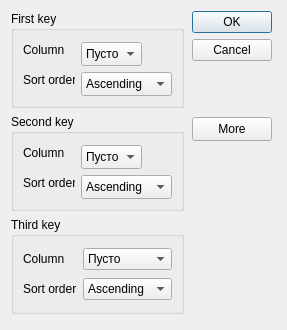
<?xml version="1.0" encoding="UTF-8"?>
<ui version="4.0">
 <class>Sort</class>
 <widget class="QDialog" name="Sort">
  <property name="geometry">
   <rect>
    <x>0</x>
    <y>0</y>
    <width>287</width>
    <height>330</height>
   </rect>
  </property>
  <property name="windowTitle">
   <string>Sort</string>
  </property>
  <widget class="QDialogButtonBox" name="buttonBox">
   <property name="geometry">
    <rect>
     <x>192</x>
     <y>11</y>
     <width>80</width>
     <height>54</height>
    </rect>
   </property>
   <property name="orientation">
    <enum>Qt::Vertical</enum>
   </property>
   <property name="standardButtons">
    <set>QDialogButtonBox::Cancel|QDialogButtonBox::Ok</set>
   </property>
  </widget>
  <widget class="QPushButton" name="moreButton">
   <property name="geometry">
    <rect>
     <x>192</x>
     <y>117</y>
     <width>80</width>
     <height>24</height>
    </rect>
   </property>
   <property name="text">
    <string>More</string>
   </property>
   <property name="checkable">
    <bool>true</bool>
   </property>
  </widget>
  <widget class="QGroupBox" name="secondGroupBox">
   <property name="enabled">
    <bool>true</bool>
   </property>
   <property name="geometry">
    <rect>
     <x>11</x>
     <y>114</y>
     <width>173</width>
     <height>97</height>
    </rect>
   </property>
   <property name="title">
    <string>Second key</string>
   </property>
   <widget class="QLabel" name="label_3">
    <property name="geometry">
     <rect>
      <x>12</x>
      <y>31</y>
      <width>43</width>
      <height>16</height>
     </rect>
    </property>
    <property name="text">
     <string>Column</string>
    </property>
   </widget>
   <widget class="QComboBox" name="secondColumnBox">
    <property name="geometry">
     <rect>
      <x>70</x>
      <y>31</y>
      <width>61</width>
      <height>24</height>
     </rect>
    </property>
    <item>
     <property name="text">
      <string>Пусто</string>
     </property>
    </item>
   </widget>
   <widget class="QLabel" name="label_4">
    <property name="geometry">
     <rect>
      <x>12</x>
      <y>61</y>
      <width>52</width>
      <height>16</height>
     </rect>
    </property>
    <property name="text">
     <string>Sort order</string>
    </property>
   </widget>
   <widget class="QComboBox" name="secondOrderBox">
    <property name="geometry">
     <rect>
      <x>70</x>
      <y>61</y>
      <width>91</width>
      <height>24</height>
     </rect>
    </property>
    <item>
     <property name="text">
      <string>Ascending</string>
     </property>
    </item>
    <item>
     <property name="text">
      <string>Descending</string>
     </property>
    </item>
   </widget>
  </widget>
  <widget class="QGroupBox" name="thirdGroupBox">
   <property name="geometry">
    <rect>
     <x>11</x>
     <y>217</y>
     <width>173</width>
     <height>97</height>
    </rect>
   </property>
   <property name="title">
    <string>Third key</string>
   </property>
   <layout class="QGridLayout" name="gridLayout_3">
    <item row="0" column="0">
     <widget class="QLabel" name="label_5">
      <property name="text">
       <string>Column</string>
      </property>
     </widget>
    </item>
    <item row="0" column="1">
     <widget class="QComboBox" name="thirdColumnBox">
      <item>
       <property name="text">
        <string>Пусто</string>
       </property>
      </item>
     </widget>
    </item>
    <item row="1" column="0">
     <widget class="QLabel" name="label_6">
      <property name="text">
       <string>Sort order</string>
      </property>
     </widget>
    </item>
    <item row="1" column="1">
     <widget class="QComboBox" name="thirdOrderBox">
      <item>
       <property name="text">
        <string>Ascending</string>
       </property>
      </item>
      <item>
       <property name="text">
        <string>Descending</string>
       </property>
      </item>
     </widget>
    </item>
   </layout>
  </widget>
  <widget class="QGroupBox" name="firstGroupBox">
   <property name="geometry">
    <rect>
     <x>11</x>
     <y>11</y>
     <width>173</width>
     <height>97</height>
    </rect>
   </property>
   <property name="title">
    <string>First key</string>
   </property>
   <widget class="QComboBox" name="firstOrderBox">
    <property name="geometry">
     <rect>
      <x>70</x>
      <y>61</y>
      <width>91</width>
      <height>24</height>
     </rect>
    </property>
    <item>
     <property name="text">
      <string>Ascending</string>
     </property>
    </item>
    <item>
     <property name="text">
      <string>Descending</string>
     </property>
    </item>
   </widget>
   <widget class="QLabel" name="label_2">
    <property name="geometry">
     <rect>
      <x>12</x>
      <y>61</y>
      <width>52</width>
      <height>16</height>
     </rect>
    </property>
    <property name="text">
     <string>Sort order</string>
    </property>
   </widget>
   <widget class="QComboBox" name="firstColumnBox">
    <property name="geometry">
     <rect>
      <x>70</x>
      <y>31</y>
      <width>61</width>
      <height>24</height>
     </rect>
    </property>
    <item>
     <property name="text">
      <string>Пусто</string>
     </property>
    </item>
   </widget>
   <widget class="QLabel" name="label">
    <property name="geometry">
     <rect>
      <x>12</x>
      <y>31</y>
      <width>43</width>
      <height>16</height>
     </rect>
    </property>
    <property name="text">
     <string>Column</string>
    </property>
   </widget>
  </widget>
 </widget>
 <tabstops>
  <tabstop>firstColumnBox</tabstop>
  <tabstop>firstOrderBox</tabstop>
  <tabstop>moreButton</tabstop>
  <tabstop>secondColumnBox</tabstop>
  <tabstop>secondOrderBox</tabstop>
  <tabstop>thirdColumnBox</tabstop>
  <tabstop>thirdOrderBox</tabstop>
 </tabstops>
 <resources/>
 <connections>
  <connection>
   <sender>buttonBox</sender>
   <signal>accepted()</signal>
   <receiver>Sort</receiver>
   <slot>accept()</slot>
   <hints>
    <hint type="sourcelabel">
     <x>181</x>
     <y>62</y>
    </hint>
    <hint type="destinationlabel">
     <x>157</x>
     <y>274</y>
    </hint>
   </hints>
  </connection>
  <connection>
   <sender>buttonBox</sender>
   <signal>rejected()</signal>
   <receiver>Sort</receiver>
   <slot>reject()</slot>
   <hints>
    <hint type="sourcelabel">
     <x>207</x>
     <y>62</y>
    </hint>
    <hint type="destinationlabel">
     <x>270</x>
     <y>274</y>
    </hint>
   </hints>
  </connection>
  <connection>
   <sender>moreButton</sender>
   <signal>clicked(bool)</signal>
   <receiver>secondGroupBox</receiver>
   <slot>setVisible(bool)</slot>
   <hints>
    <hint type="sourcelabel">
     <x>251</x>
     <y>97</y>
    </hint>
    <hint type="destinationlabel">
     <x>171</x>
     <y>171</y>
    </hint>
   </hints>
  </connection>
  <connection>
   <sender>moreButton</sender>
   <signal>clicked(bool)</signal>
   <receiver>thirdGroupBox</receiver>
   <slot>setVisible(bool)</slot>
   <hints>
    <hint type="sourcelabel">
     <x>225</x>
     <y>105</y>
    </hint>
    <hint type="destinationlabel">
     <x>173</x>
     <y>290</y>
    </hint>
   </hints>
  </connection>
 </connections>
</ui>
